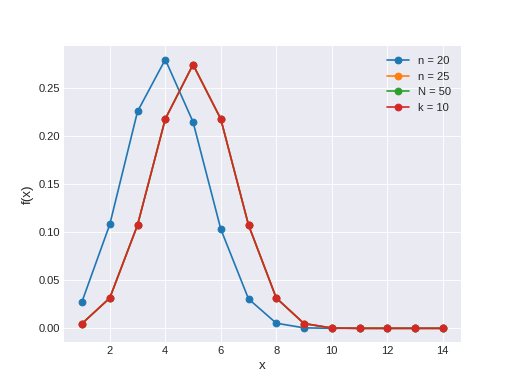

The Python source for this figure:
import matplotlib.pyplot as plt
import numpy as np
import scipy.stats as st
plt.style.use('seaborn-darkgrid')
x = np.arange(1, 15)
N = 50
k = 10
for n in [20, 25]:
    pmf = st.hypergeom.pmf(x, N, k, n)
    plt.plot(x, pmf, '-o', label='n = {}'.format(n))
plt.plot(x, pmf, '-o', label='N = {}'.format(N))
plt.plot(x, pmf, '-o', label='k = {}'.format(k))
plt.xlabel('x', fontsize=12)
plt.ylabel('f(x)', fontsize=12)
plt.legend(loc=1)
plt.show()
